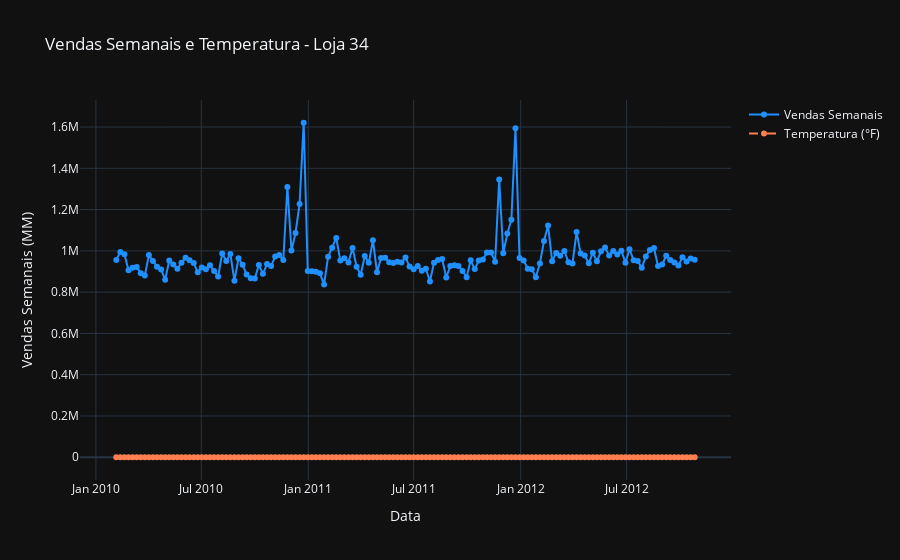

The notebook cell this image was saved under:
### Markdown cell above
Resumo dos Gráficos:

Os quatro gráficos apresentam uma análise das Vendas Semanais e Temperatura da Loja 34 ao longo do tempo. Observa-se que, durante os períodos de temperaturas mais baixas, as vendas semanais apresentam uma redução consistente. Este comportamento é visível em todos os gráficos, que mostram uma tendência de queda nas vendas conforme a temperatura diminui.
1 - Gráfico de Vendas e Temperatura (Loja 34): A comparação entre as vendas semanais e as temperaturas revela uma correlação negativa, com uma queda nas vendas quando as temperaturas atingem os níveis mais baixos.

2 - Gráfico de Vendas Semanais (Loja 34): As vendas semanais mostram uma diminuição em períodos mais frios, destacando a possível influência das condições climáticas sobre o comportamento de compra dos consumidores.

3 - Gráfico de Temperatura (Loja 34): A variação da temperatura ao longo do tempo acompanha a redução nas vendas, sugerindo que as baixas temperaturas podem impactar o tráfego de clientes na loja.

4 - Gráfico de Comparação Vendas e Temperatura: Este gráfico final reforça a tendência observada, com picos de baixa temperatura associados a quedas significativas nas vendas.

Esses gráficos indicam que, em períodos de menor temperatura, a loja 34 experimenta uma queda nas vendas, o que pode ser atribuído ao impacto do clima nas decisões de compra dos consumidores.

### Code cell
import plotly.graph_objects as go
import pandas as pd

# Ler os dados
data_path = 'Walmart_Sales.csv'
df = pd.read_csv(data_path)

# Converter para formato de data
df['Date'] = pd.to_datetime(df['Date'], format='%d-%m-%Y')

# Filtrar os dados para a loja 34
df_store_34 = df[df['Store'] == 34]

# Criar gráfico interativo com Plotly
fig = go.Figure()

# Adicionar linha para Vendas Semanais
fig.add_trace(go.Scatter(x=df_store_34['Date'], y=df_store_34['Weekly_Sales'],
                         mode='lines+markers', name='Vendas Semanais', line=dict(color='dodgerblue')))

# Adicionar linha para Temperatura
fig.add_trace(go.Scatter(x=df_store_34['Date'], y=df_store_34['Temperature'],
                         mode='lines+markers', name='Temperatura (°F)', line=dict(color='coral', dash='dash')))

# Atualizar o layout para título e eixos
fig.update_layout(
    title='Vendas Semanais e Temperatura - Loja 34',
    xaxis_title='Data',
    yaxis_title='Vendas Semanais (MM)',
    yaxis2=dict(
        title='Temperatura (°F)',
        overlaying='y',
        side='right'
    ),
    template='plotly_dark',  # Estilo visual moderno
    showlegend=True
)

# Exibir gráfico interativo
fig.show()

### Figure 1 — Plotly figure (JSON) as saved in the notebook; plotly's stock layout.template omitted (floating-point values rounded to 4 significant figures; data arrays with more than 128 entries replaced by an {"elided": "..."} marker saying what was removed)
{"data": [{"line": {"color": "dodgerblue"}, "mode": "lines+markers", "name": "Vendas Semanais", "type": "scatter", "x": {"elided": "143 str values"}, "y": {"elided": "143 float values"}}, {"line": {"color": "coral", "dash": "dash"}, "mode": "lines+markers", "name": "Temperatura (°F)", "type": "scatter", "x": {"elided": "143 str values"}, "y": {"elided": "143 float values"}}], "layout": {"showlegend": true, "title": {"text": "Vendas Semanais e Temperatura - Loja 34"}, "xaxis": {"title": {"text": "Data"}}, "yaxis": {"title": {"text": "Vendas Semanais (MM)"}}, "yaxis2": {"overlaying": "y", "side": "right", "title": {"text": "Temperatura (°F)"}}}}
